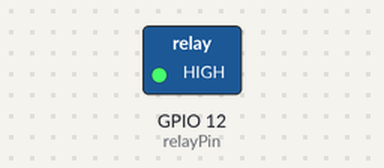
Bench run of a sketch on a simulated ESP8266 (NodeMCU). On the bench: switched loads named in the sketch (green lamp = pin HIGH).

Above: at 2.5 s.
At 7.5 s:
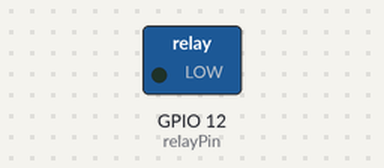
Timing chart, 0 to 13.0 s (numbered marks = the images above):
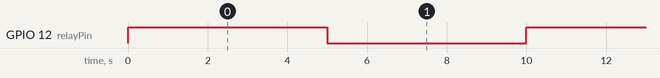

The sketch:

esp8266_smart_plug.ino
```cpp
// ESP8266 Smart Plug Relay Control
#include <ESP8266WiFi.h>

const int relayPin = 12; // GPIO12

void setup() {
  pinMode(relayPin, OUTPUT);
  digitalWrite(relayPin, LOW);
}

void loop() {
  digitalWrite(relayPin, HIGH); // Turn ON load
  delay(5000);
  digitalWrite(relayPin, LOW);  // Turn OFF load
  delay(5000);
}
```

Measured:
- by itself, GPIO 12 (relayPin): alternates HIGH for 5.0 s and LOW for 5.0 s
